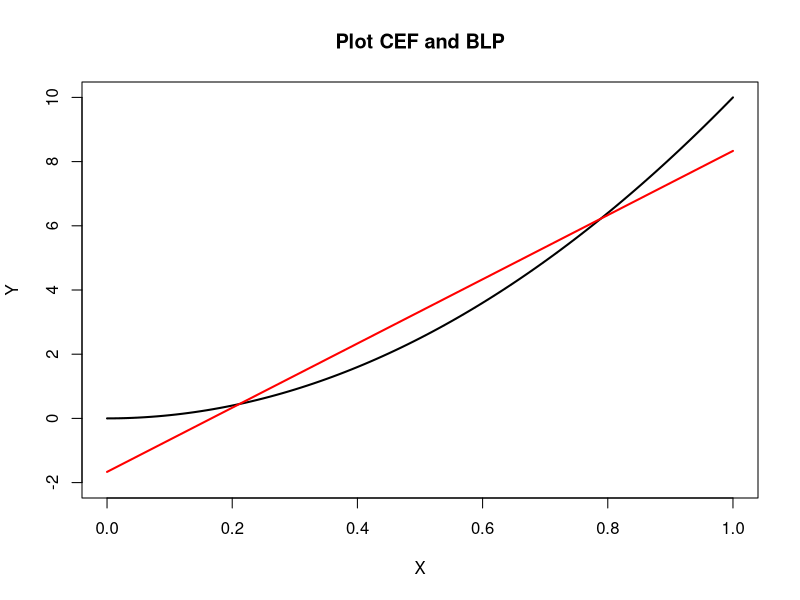
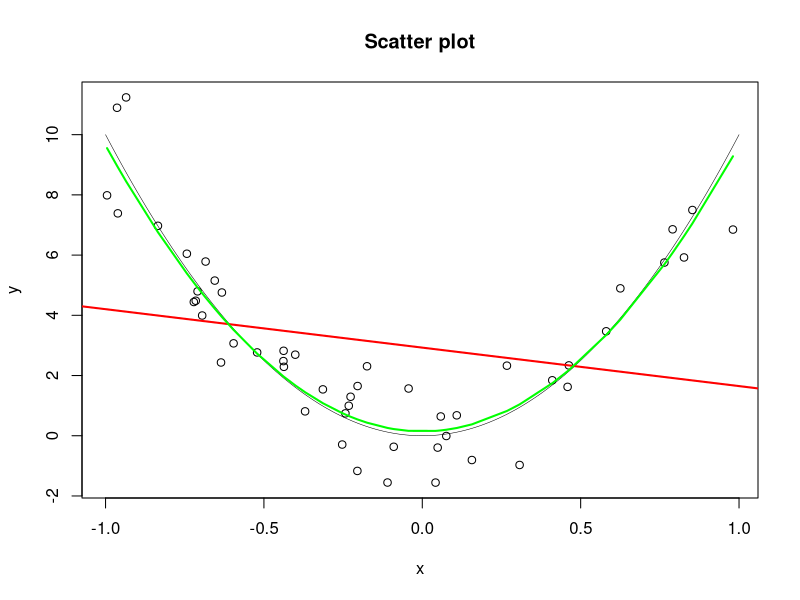

R code for these plots, in order:
## ---- chunk 1
CEF <- function(X) {  10 * X^2 }
BLP <- function(X) {  - 5 / 3 + 10 * X}
## ---- chunk 2
plot(NA,type="n", xlab="X", ylab="Y", xlim=c(0, 1), ylim=c(-2, 10), 
     main="Plot CEF and BLP")
lines(c(0:100)/100, CEF(c(0:100)/100), col="black", lwd=2)
lines(c(0:100)/100, BLP(c(0:100)/100), col="red", lwd=2)
## ---- chunk 3
x <- runif(50, -1, 1)
x <- sort(x)
w <- rnorm(50, 0, 1)
d <- data.frame( x,  y = 10 * x^2 + w)

plot(d$x, d$y, type = "p", pch = 1, 
     main = "Scatter plot", xlab = "x", ylab = "y")
 lines(c(-100:100)/100, CEF(c(-100:100)/100), col="black", lwd=0.5)
 #lines(c(-100:100)/100, BLP(c(-100:100)/100), col="red", lwd=0.5, lty = 2)
 abline(lm(y ~ x, data = d), col = "red", lwd = 2)
 lines(x, predict(lm(y~I(x^2),data =d)), col='green', lwd=2)
